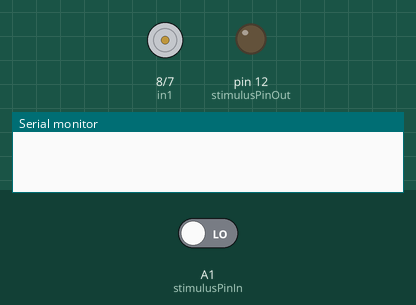
The sketch below on a simulated Arduino Uno, built with avr-gcc and run on an emulated ATmega328P. On the bench: motor-driver pin pairs drawn as motors (green arrow = first pin HIGH = forward, orange = second pin HIGH = backward, longer = more drive, scaled by the enable pin), output pins drawn as LEDs (lit = HIGH), the last lines printed to the serial monitor. The inputs (shaded band) are chosen by the test bench; at power-on: A1 (stimulusPinIn) LOW. Random numbers use the default seed unless the sketch sets one.

Above: at 1.2 s.
1.3 s: A1 (stimulusPinIn) driven HIGH
At 2.3 s:
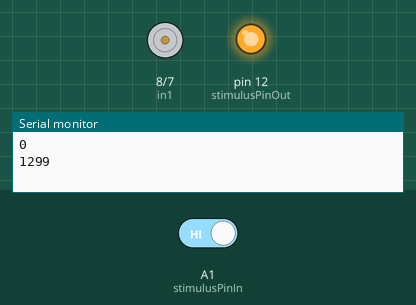
Timing chart, 0 to 4.3 s (numbered marks = the images above; inputs shaded):
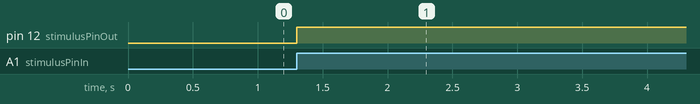

Measured:
- after the input at 1.3 s, pin 12 (stimulusPinOut): LOW → HIGH at once

The sketch:

_brushMain.ino
```cpp
int enA = 9;
int in1 = 8;
int in2 = 7;
int stimulusPinIn = A1;
int stimulusPinOut = 12;
unsigned long stimTimestamps[100];
bool stimulusActive = false;


void setup() {
  pinMode(enA, OUTPUT);
  pinMode(in1, OUTPUT);
  pinMode(in2, OUTPUT);
  pinMode(stimulusPinIn, INPUT);
  pinMode(stimulusPinOut, OUTPUT);
  randomSeed(analogRead(0));
  Serial.begin(9600);
}

void loop() {
  if (digitalRead(stimulusPinIn)) {
    stimulusActive = true;
    analogWrite(enA, 255);
    for (int i = 0; i < 100; i++) {
      int randomNum = random(2);
      Serial.println(randomNum);
      stimTimestamps[i] = millis();
      Serial.println(stimTimestamps[i]);

      if (randomNum == 0) {
        digitalWrite(in1, HIGH);
        digitalWrite(in2, LOW);
        analogWrite(stimulusPinOut, 255);
      } else {
        digitalWrite(in1, LOW);
        digitalWrite(in2, HIGH);
        analogWrite(stimulusPinOut, 255);
      }

      digitalWrite(in1, LOW);
      digitalWrite(in2, LOW);
      delay(1000);
    }
  }
}
```
